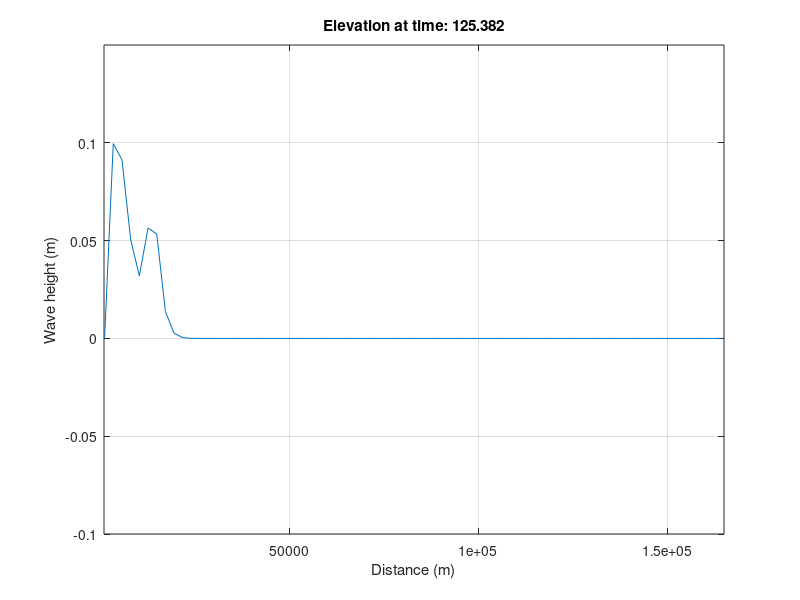

Here is the MATLAB script that generated this plot: (Note: this script raises an error after producing the figure.)
clear;

% Load data
load('ex3_data.mat', 'bath', 'distance');

% Grid size
M = 72;
N = 3;

% PARAMETERS
h1 = figure;
f = 10^(-4); % Coriolis parameter
g = 10;  % gravity
h0 = 67.3; % reference depth
R = sqrt(g*h0)/f; % deformation radius

Lx = 1200*R; % Domain size
Ly = 1000*R; % Domain size
%dx = Lx/(M-2); % Periodic conditions on x require a ghost point on each side
%dy = Ly/(N-2); % Impermeability in y direction two points are used for land
dx = 2300; % Periodic conditions on x require a ghost point on each side
dy = 2300; % Impermeability in y direction two points are used for land

%TF = 1*Lx/sqrt(g*h0); % Final time here one displacement 
TF = 5000;
dt = 0.1/sqrt(g*h0)/sqrt((1/dx^2+1/dy^2)); % Time step based on gravity wave speed
t = 0;
Nsteps = floor(TF/dt); % Number of time steps as a function of time step and Final time

% Coordinates of cell centers
for i=1:M
    x(i) = (i-1/2)*dx;
end
% Zero in j=1+1/2. First line is a land point
for j=1:N
    y(j) = (j-3/2)*dy;
end

% RESOLUTION AND PLOT
% Velocities
u = zeros(M,N);
v = zeros(M,N);
% New velocities
unp=u;
vnp=v;
% Transports
hu=u;
hv=v;
% Elevation
zeta = zeros(M,N);
% Topography
h = h0*ones(M,N);
% Land-sea mask
issea = ones(M,N);

% Staggered C-grid:
% u(i,j) is in i-1/2
% v(i,j) is in j-1/2

kx = 2*pi/Lx; % Initial situation: a full wave
% Small amplitude. For larger amplitudes, nonlinearities appear
% Original code replaced with data calculated in ex3_part1.m
for j=1:N
    for i=1:M
        h(i,j) = -bath(i);            
    end
end

for i=1:M
    for j=1:N
        zeta(i,j) = 0; 
    end
end

htot=h+zeta; % Total water depth including elevation
% Solid boundary in south and north
issea(:,1) = 0;
issea(:,N) = 0;
issea(h<0) = 0;
zeta(1:5,:) = 0.1;

% Show initial elevation
%figure(1);
%pcolor(x,y,h');
%shading flat;
%title ('To start press any key');
%colormap;
%pause;

% Make Nsteps time steps
seaLevels = zeros(Nsteps,1); % Sealevels near Ecuador
for nn=1:Nsteps
    % Defining transports from velocities using actual total depth (nonlinear)
    for i=2:M
        for j=1:N
            hu(i,j) = u(i,j)*(htot(i,j)+htot(i-1,j))/2;
        end
    end
    hu(1,:)=0;
    hu(M,:)=0;
    for i=1:M
        for j=2:N
            hv(i,j) = v(i,j)*(htot(i,j)+htot(i,j-1))/2;
        end
    end
    hv(:,1)=0;

    % New elevation, updated immediately since local and never needing any neighbour zeta
    for i=2:M-1
        for j=2:N-1
            % divergence of transport leads to elevation change
            zeta(i,j) = zeta(i,j) - dt/dx * (hu(i+1,j)-hu(i,j)) - dt/dy * (hv(i,j+1)-hv(i,j));
        end
    end

    % Periodicity
    %zeta(1,:)=zeta(M-1,:);
    %zeta(M,:)=zeta(2,:);
    zeta(1,:)=0;
    zeta(M,:)=0;
    zeta(:,1)=0;
    zeta(:,N)=0;
    % Total height
    htot = h+zeta;
    % New velocity values with fractional-step approach on coriolis
    if mod(nn,2) == 1
        multipas = [1 2];
    elseif mod(nn,2) == 0
        multipas = [2 1];
    end

    % Loop
    for k=1:2
        if multipas(k) == 1
            for i=2:M-1
                for j=1:N-1
                    % Coriolis
                    work = u(i,j) + f*dt/4 * (v(i,j+1) + v(i,j) + v(i-1,j+1) + v(i-1,j));
                    % Elevation gradientz
                    unp(i,j) = work - g*dt/dx * (zeta(i,j) - zeta(i-1,j));
                    % Applying a mask on sea-land interfaces
                    unp(i,j)=unp(i,j)*issea(i,j)*issea(i-1,j);
                end
            end
            % Update and periodic conditions
            u = unp;
            %u(1,:)=u(M-1,:);
            %u(M,:)=u(2,:);
            u(1,:)=0; 
            u(M,:)=0;
            u(:,N)=0;
        elseif multipas(k) == 2
            for i=2:M-1
                for j=2:N
                    % Coriolis
                    work = v(i,j) - f*dt/4 * (u(i+1,j) + u(i+1,j-1) + u(i,j) + u(i,j-1));
                    % and elevation gradient
                    vnp(i,j) = work - g*dt/dy * (zeta(i,j) - zeta(i,j-1));
                    % applying a mask on sea-land interfaces
                    vnp(i,j)=vnp(i,j)*issea(i,j)*issea(i,j-1);
                end
            end
            % update and periodic conditions
            v = vnp;
            %v(1,:)=v(M-1,:);
            %v(M,:)=v(2,:);
            v(1,:)=0;
            v(:,1)=0;
            v(M,:)=0;
        end
    end

    seaLevels(nn) = zeta(71,2);
    t=t+dt; % update time
    % Every once in a while make a plot
    if mod(nn,20)==0
        plot(x, zeta(:,2));
        title(['Elevation at time: ',num2str(t)]);
        xlabel('Distance (m)');
        ylabel('Wave height (m)');
        axis([1000 165000 -0.1 0.15])
        grid on;
        drawnow;
        frame = getframe(h1);
        im = frame2im(frame);
        [imind,cm] = rgb2ind(im,256);
        if nn == 20
            imwrite(imind,cm,'ex3_animation.gif','gif', 'Loopcount',inf); 
        else
            imwrite(imind,cm,'ex3_animation.gif','gif','WriteMode','append'); 
        end
        pause(0.01);
    end
end

% Plot sea levels near Ecuador
steps = 1:Nsteps;
h2 = figure;
plot(steps*dt/3600, seaLevels);
xlabel('Time (h)');
ylabel('Sea surface elevation (m)');
title('Sea elevation near Ecuador');
grid on;
saveas(h2, 'ex3_sealevels','png');
